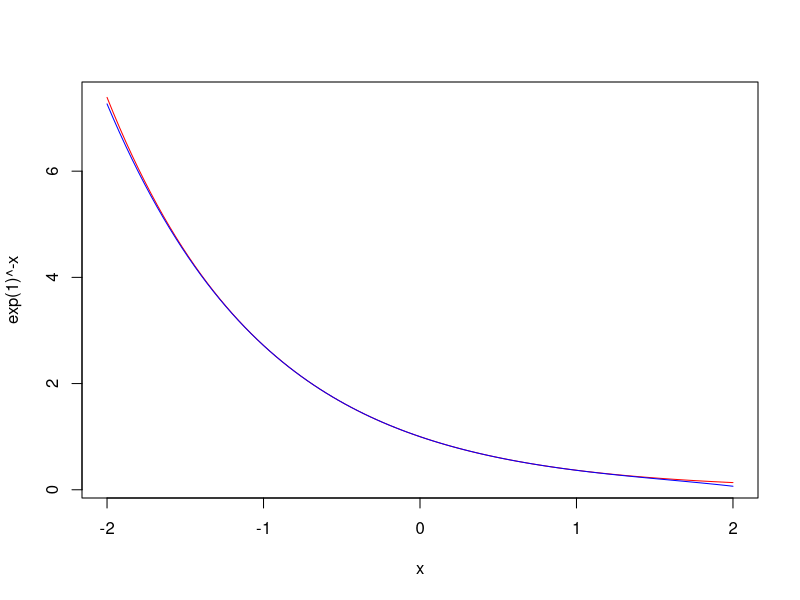
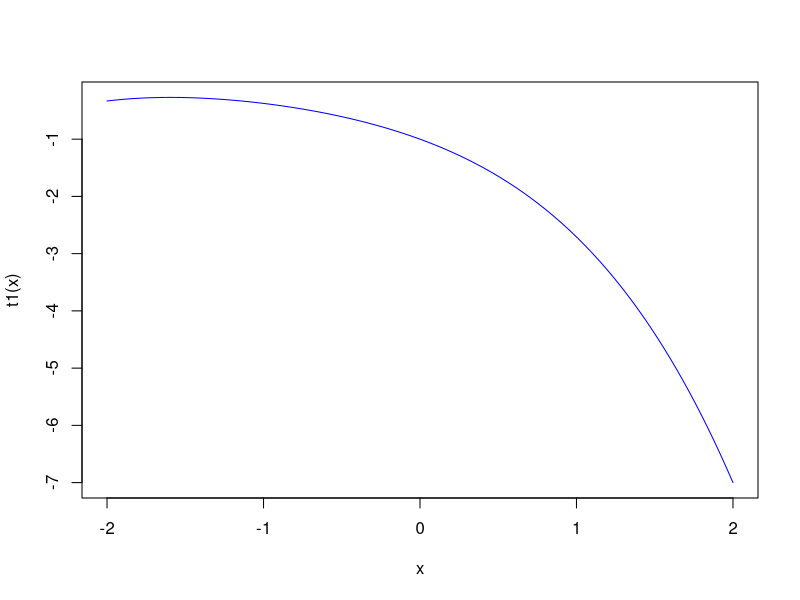

Write the R code that produced these figures, in order.
## ---- chunk 1
library(tidyverse)
curve(expr = exp(1)^-x, -2,2, col='red')
taylor <- function(x) {1-x + (x^2)/factorial(2)- (x^3)/factorial(3) + (x^4)/factorial(4) - (x^5)/factorial(5)}
curve(taylor, -2,2, col='blue', add=T)
## ---- chunk 2
taylorSeries <- function(f){
  function(x){
    print(x)
    print(f)
    res <- 0
    n <- 0
    print(res)
    while(n <= f){
      print('in loop')
      c <- ((-1 ^ n)/ factorial(n)) * x^n
      print(c)
      res <- res +  c
      print(res)
      print(x)
      print(n)
      n <- n + 1
    }
    print(res)
    res
  }
}
t1 <- taylorSeries(4)
curve(t1, -2,2, col='blue')
